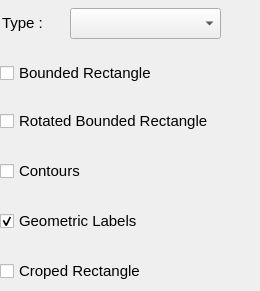
    <widget class="QWidget" name="output_tab">
     <attribute name="title">
      <string>OutPut</string>
     </attribute>
     <widget class="QCheckBox" name="bound_checkBox">
      <property name="geometry">
       <rect>
        <x>0</x>
        <y>62</y>
        <width>181</width>
        <height>22</height>
       </rect>
      </property>
      <property name="font">
       <font>
        <pointsize>11</pointsize>
       </font>
      </property>
      <property name="text">
       <string>Bounded Rectangle</string>
      </property>
     </widget>
     <widget class="QCheckBox" name="cont_checkBox">
      <property name="geometry">
       <rect>
        <x>0</x>
        <y>160</y>
        <width>121</width>
        <height>22</height>
       </rect>
      </property>
      <property name="font">
       <font>
        <pointsize>11</pointsize>
       </font>
      </property>
      <property name="text">
       <string>Contours</string>
      </property>
     </widget>
     <widget class="QCheckBox" name="geom_checkBox">
      <property name="geometry">
       <rect>
        <x>0</x>
        <y>210</y>
        <width>151</width>
        <height>22</height>
       </rect>
      </property>
      <property name="font">
       <font>
        <pointsize>11</pointsize>
       </font>
      </property>
      <property name="text">
       <string>Geometric Labels</string>
      </property>
      <property name="checked">
       <bool>true</bool>
      </property>
     </widget>
     <widget class="QCheckBox" name="rotate_checkBox">
      <property name="geometry">
       <rect>
        <x>0</x>
        <y>110</y>
        <width>251</width>
        <height>22</height>
       </rect>
      </property>
      <property name="font">
       <font>
        <pointsize>11</pointsize>
       </font>
      </property>
      <property name="text">
       <string>Rotated Bounded Rectangle</string>
      </property>
     </widget>
     <widget class="QLabel" name="out_label">
      <property name="geometry">
       <rect>
        <x>2</x>
        <y>12</y>
        <width>51</width>
        <height>21</height>
       </rect>
      </property>
      <property name="font">
       <font>
        <pointsize>11</pointsize>
       </font>
      </property>
      <property name="text">
       <string>Type :</string>
      </property>
     </widget>
     <widget class="QComboBox" name="out_comboBox">
      <property name="geometry">
       <rect>
        <x>70</x>
        <y>8</y>
        <width>151</width>
        <height>31</height>
       </rect>
      </property>
     </widget>
     <widget class="QCheckBox" name="drawCrop_checkBox">
      <property name="geometry">
       <rect>
        <x>0</x>
        <y>260</y>
        <width>181</width>
        <height>22</height>
       </rect>
      </property>
      <property name="font">
       <font>
        <pointsize>11</pointsize>
       </font>
      </property>
      <property name="text">
       <string>Croped Rectangle</string>
      </property>
     </widget>
    </widget>
